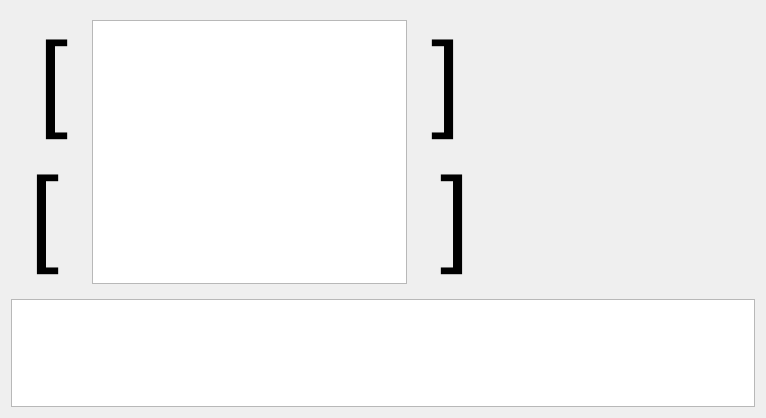
<?xml version="1.0" encoding="UTF-8"?>
<ui version="4.0">
 <class>guess</class>
 <widget class="QWidget" name="guess">
  <property name="geometry">
   <rect>
    <x>0</x>
    <y>0</y>
    <width>766</width>
    <height>418</height>
   </rect>
  </property>
  <property name="windowTitle">
   <string>Form</string>
  </property>
  <layout class="QGridLayout" name="gridLayout">
   <item row="0" column="0">
    <layout class="QHBoxLayout" name="horizontalLayout">
     <item>
      <widget class="QWidget" name="widget" native="true">
       <layout class="QGridLayout" name="gridLayout_2">
        <item row="0" column="0">
         <widget class="QLabel" name="label">
          <property name="font">
           <font>
            <pointsize>80</pointsize>
           </font>
          </property>
          <property name="text">
           <string>[</string>
          </property>
          <property name="alignment">
           <set>Qt::AlignRight|Qt::AlignTop|Qt::AlignTrailing</set>
          </property>
         </widget>
        </item>
        <item row="1" column="0">
         <widget class="QWidget" name="widget_5" native="true">
          <layout class="QGridLayout" name="gridLayout_5">
           <item row="0" column="0">
            <widget class="QLabel" name="label_4">
             <property name="font">
              <font>
               <pointsize>80</pointsize>
              </font>
             </property>
             <property name="text">
              <string>[</string>
             </property>
             <property name="alignment">
              <set>Qt::AlignRight|Qt::AlignTop|Qt::AlignTrailing</set>
             </property>
            </widget>
           </item>
          </layout>
         </widget>
        </item>
       </layout>
      </widget>
     </item>
     <item>
      <widget class="QWidget" name="widget_2" native="true">
       <layout class="QGridLayout" name="gridLayout_6">
        <item row="0" column="0">
         <widget class="QTextBrowser" name="matrix_editor">
          <property name="font">
           <font>
            <pointsize>16</pointsize>
            <weight>75</weight>
            <bold>true</bold>
           </font>
          </property>
          <property name="html">
           <string>&lt;!DOCTYPE HTML PUBLIC &quot;-//W3C//DTD HTML 4.0//EN&quot; &quot;http://www.w3.org/TR/REC-html40/strict.dtd&quot;&gt;
&lt;html&gt;&lt;head&gt;&lt;meta name=&quot;qrichtext&quot; content=&quot;1&quot; /&gt;&lt;style type=&quot;text/css&quot;&gt;
p, li { white-space: pre-wrap; }
&lt;/style&gt;&lt;/head&gt;&lt;body style=&quot; font-family:'MS Shell Dlg 2'; font-size:16pt; font-weight:600; font-style:normal;&quot;&gt;
&lt;p align=&quot;center&quot; style=&quot;-qt-paragraph-type:empty; margin-top:0px; margin-bottom:0px; margin-left:0px; margin-right:0px; -qt-block-indent:0; text-indent:0px;&quot;&gt;&lt;br /&gt;&lt;/p&gt;&lt;/body&gt;&lt;/html&gt;</string>
          </property>
         </widget>
        </item>
       </layout>
      </widget>
     </item>
     <item>
      <widget class="QWidget" name="widget_3" native="true">
       <layout class="QGridLayout" name="gridLayout_3">
        <item row="1" column="0">
         <widget class="QWidget" name="widget_4" native="true">
          <layout class="QGridLayout" name="gridLayout_4">
           <item row="0" column="0">
            <widget class="QLabel" name="label_3">
             <property name="font">
              <font>
               <pointsize>80</pointsize>
              </font>
             </property>
             <property name="text">
              <string>]</string>
             </property>
             <property name="alignment">
              <set>Qt::AlignLeading|Qt::AlignLeft|Qt::AlignTop</set>
             </property>
            </widget>
           </item>
          </layout>
         </widget>
        </item>
        <item row="0" column="0">
         <widget class="QLabel" name="label_2">
          <property name="font">
           <font>
            <pointsize>80</pointsize>
           </font>
          </property>
          <property name="text">
           <string>]</string>
          </property>
          <property name="alignment">
           <set>Qt::AlignLeading|Qt::AlignLeft|Qt::AlignTop</set>
          </property>
         </widget>
        </item>
        <item row="0" column="1">
         <spacer name="horizontalSpacer">
          <property name="orientation">
           <enum>Qt::Horizontal</enum>
          </property>
          <property name="sizeHint" stdset="0">
           <size>
            <width>40</width>
            <height>20</height>
           </size>
          </property>
         </spacer>
        </item>
       </layout>
      </widget>
     </item>
    </layout>
   </item>
   <item row="1" column="0">
    <widget class="QTextBrowser" name="res_editor">
     <property name="font">
      <font>
       <pointsize>16</pointsize>
       <weight>75</weight>
       <bold>true</bold>
      </font>
     </property>
     <property name="html">
      <string>&lt;!DOCTYPE HTML PUBLIC &quot;-//W3C//DTD HTML 4.0//EN&quot; &quot;http://www.w3.org/TR/REC-html40/strict.dtd&quot;&gt;
&lt;html&gt;&lt;head&gt;&lt;meta name=&quot;qrichtext&quot; content=&quot;1&quot; /&gt;&lt;style type=&quot;text/css&quot;&gt;
p, li { white-space: pre-wrap; }
&lt;/style&gt;&lt;/head&gt;&lt;body style=&quot; font-family:'MS Shell Dlg 2'; font-size:16pt; font-weight:600; font-style:normal;&quot;&gt;
&lt;p align=&quot;center&quot; style=&quot;-qt-paragraph-type:empty; margin-top:0px; margin-bottom:0px; margin-left:0px; margin-right:0px; -qt-block-indent:0; text-indent:0px;&quot;&gt;&lt;br /&gt;&lt;/p&gt;&lt;/body&gt;&lt;/html&gt;</string>
     </property>
    </widget>
   </item>
  </layout>
 </widget>
 <resources/>
 <connections/>
</ui>
